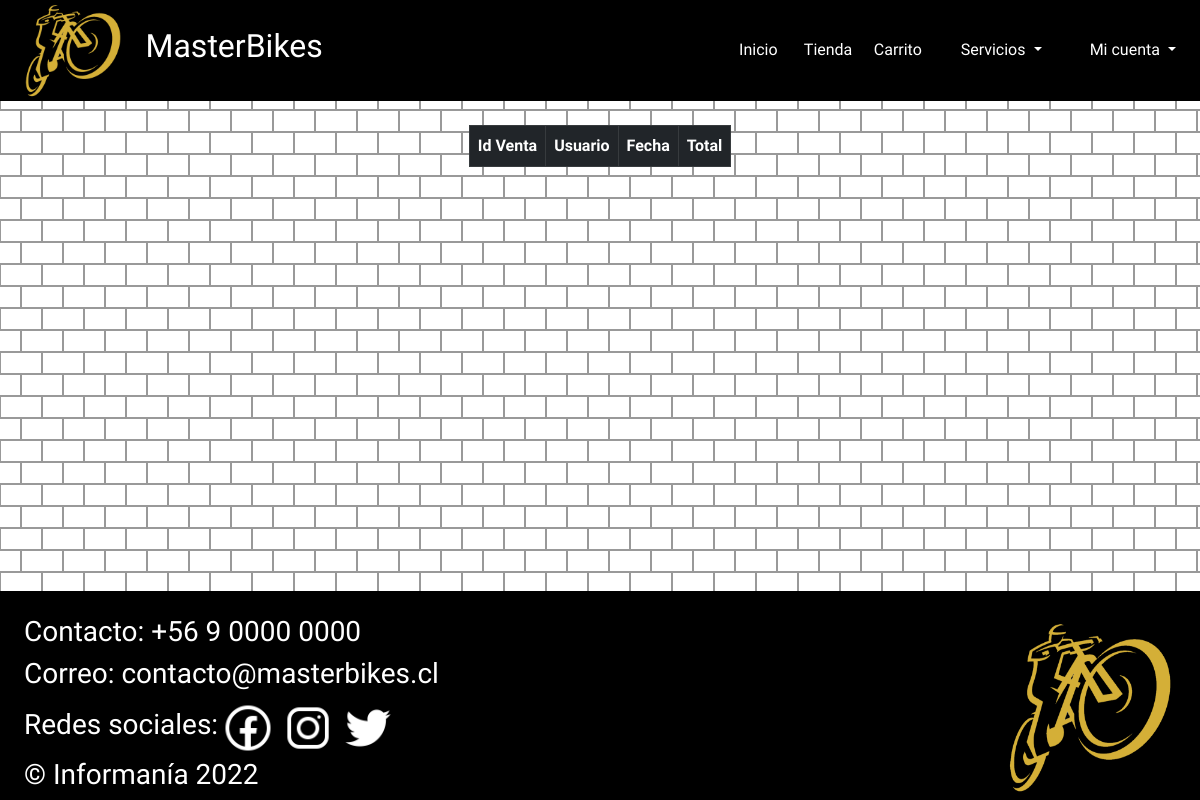
/historial (signed in), run on an earlier commit of the app's database.
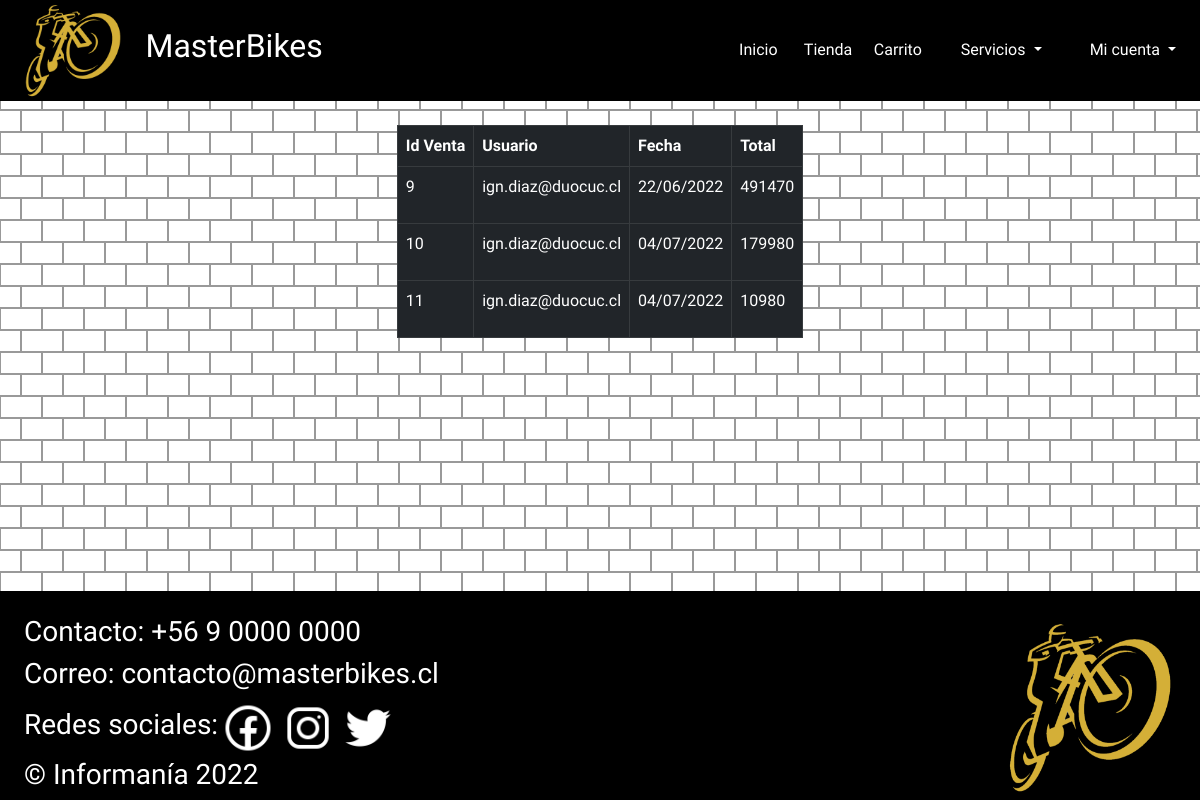
And on a later commit of the database.
### app/models.py (models this page shows)
class Venta(models.Model):
    id_venta = models.AutoField(primary_key=True)
    usuario = models.EmailField(null=False)
    fecha = models.DateField(null=False)
    total = models.IntegerField(null=False)
    entregado = models.BooleanField(null=False, default=False)

### app/views.py (the view)
# urls.py: path('historial', historial, name='historial'),
def historial(request):
    usuario = models.EmailField(null=False)
    historial_comp = Venta.objects.filter(usuario=request.session['email'])
    for h_c in historial_comp:
        h_c.fecha= h_c.fecha.strftime("%d/%m/%Y")
    return render(request, 'app/historial_compra.html',{"historial_comp":historial_comp})

### app/templates/app/historial_compra.html (shortened to what this page needs)
{% extends "app/layout.html" %}
{% block content %}
    <div id="historial_comp">
        <div class="container mt-4">
            <table class="table table-bordered table-dark">
                <thead>
                    <tr>
                        <th scope="col">Id Venta</th>
                        <th scope="col">Usuario</th>
                        <th scope="col">Fecha</th>
                        <th scope="col">Total</th>
                    </tr>
                    {% for h_c in historial_comp %}
                    <tr>
                        <td>
                            <p>{{h_c.id_venta}}</p>
                        </td>
                        <td><p>{{h_c.usuario}}</p>
                        </td>
                        <td>
                            <p>{{h_c.fecha}}</p>
                        </td>
                        <td>
                            <p>{{h_c.total}}</p>
                        </td>
                    </tr>
                    {% endfor %}
                </thead>
            </table>
        </div>
    </div>
{% endblock %}

### app/templates/app/layout.html (shortened to what this page needs)
{% load static %}
<!DOCTYPE html>
<html lang="en">
    <head>
        <link rel="stylesheet" href="{% static 'app/css/layout.css' %}">
        <link href="https://cdn.jsdelivr.net/npm/bootstrap@5.1.3/dist/css/bootstrap.min.css" rel="stylesheet">
    </head>
<body class="d-flex flex-column align-items-center min-vh-100">
    <header style="min-width: 100%;">
        <div id="logo_header">
            <img src="{% static 'app/img/masterbike.png' %}" alt="logo">
            <h2>MasterBikes</h2>
        </div>
        <div id="menu">
            <a href="{% url 'home' %}">Inicio</a>
            <a href="{% url 'tienda' %}">Tienda</a>
            <a href="{% url 'carrito' %}">Carrito</a>
            <div class="btn-group">
                <button id="iniciarsesion" type="button" class="btn  dropdown-toggle" data-bs-toggle="dropdown"
                    aria-expanded="false" style="color: #ffffff; font-family: 'Secular One', sans-serif;"> <img src="iconos/user_24px.png" alt="" width="28px">
                    Servicios
                </button>
            </div>
            <div class="btn-group">
                <button id="iniciarsesion" type="button" class="btn  dropdown-toggle" data-bs-toggle="dropdown"
                    aria-expanded="false" style="color: #ffffff; font-family: 'Secular One', sans-serif;">
                    Mi cuenta
                </button>
            </div>
        </div>
    </header>
    {% block content %}
    {% endblock %}
    <footer class="mt-auto w-100">
        <div id="info">
            <h3>Contacto: +56 9 0000 0000</h3>
            <h3>Correo: contacto@masterbikes.cl</h3>
            <div id="redes_sociales">
                <h3>Redes sociales:</h3>
                <a href=""><img src="{% static 'app/img/facebook.png' %}" alt="facebook"></a>
                <a href=""><img src="{% static 'app/img/instagram.png' %}" alt="instagram"></a>
                <a href=""><img src="{% static 'app/img/twitter.png' %}" alt="twitter"></a>
            </div>
            <h3>© Informanía 2022</h3>
        </div>
        <div id="logo_footer">
            <img src="{% static 'app/img/masterbike.png' %}" alt="logo">
        </div>
    </footer>
</body>
</html>

### app/static/app/css/layout.css (style rules this page uses)
* { padding: 0; margin: 0; font-family: 'Chakra Petch', sans-serif; }
header { background-color: black; color: white; display: flex; justify-content: space-between; padding: auto; }
#logo_header { display: flex; align-items: center; padding-left: 20px; }
#logo_header>img { width: 15%; height: 100%; }
#logo_header>h2 { padding-left: 20px; }
#menu { width: 45%; display: flex; justify-content: space-around; align-items: center; list-style: none; text-align: right; }
#menu>a { text-decoration: none; color: white; width: 10%; display: flex; align-items: center; justify-content: center; border-radius: 10px; font-family: 'Chakra Petch', sans-serif; }
body { background-color: #ffffff; background-color: #ffffff; }
footer { font-family: 'Chakra Petch', sans-serif; background-color: black; color: white; display: flex; justify-content: space-between; padding-top: 2%; }
#redes_sociales { display: flex; align-items: center; font-family: 'Chakra Petch', sans-serif; }
#redes_sociales>a>img { width: 60px; height: 60px; }
#logo_footer { display: flex; align-items: center; padding-right: 20px; }
#logo_footer>img { width: 30%; height: 100%; margin-left: 70%; }
#info { margin-left: 2%; }

What changed in the data, as far as the page shows it:
added Venta: id_venta "9", usuario "ign.diaz@duocuc.cl", fecha "22/06/2022", total "491470"
added Venta: id_venta "10", usuario "ign.diaz@duocuc.cl", fecha "04/07/2022", total "179980"
added Venta: id_venta "11", usuario "ign.diaz@duocuc.cl", fecha "04/07/2022", total "10980"
